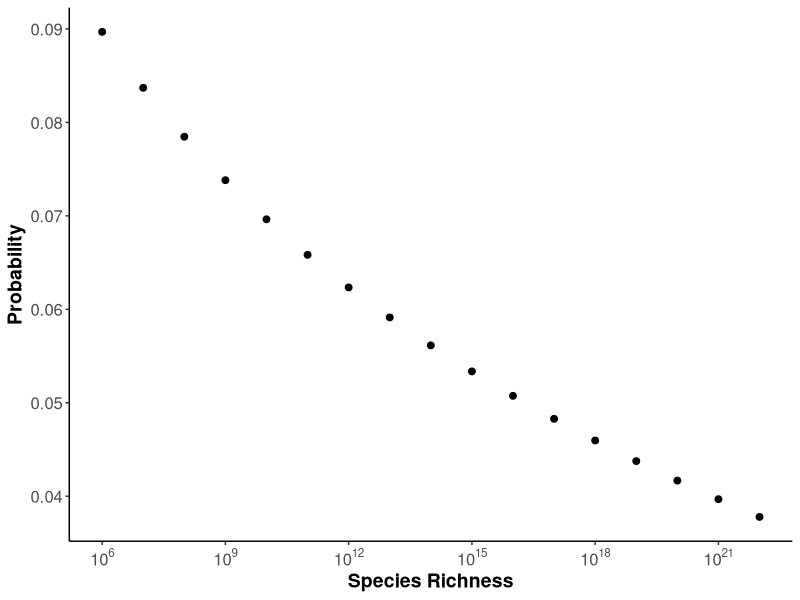

This figure's R source: (Note: this script raises an error after producing the figure.)
library(ggplot2)
library(viridis)
library(tidyr)
library(scales)
library(here)

rm(list=ls()) # removes all objects in the given environment
wd <- here()
data_dir <- paste0(wd, "/data/")
figure_dir <- paste0(wd, "/figures/")


# index <- 6:23 - 5
# 
# # create a gradent of lambda values
# lam <- seq(0.002, 0.032, 0.00001) # based on Kuo & Ochman (2009), with a slightly smaller lower end
# t <- 4000 # present day diversity, 4000 My of evolution
# df <- data.frame(lam) # initialize dataframe
# auc <- c()


# for (i in index){
#   
#   mag <- i + 5
#   
#   # 10^mag is E(S_t)
#   ep <- function(lam) 1 - (log(10^mag))/(t*lam)
#   
#   # find x intercept 
#   intercept <- optimize(function(lam) 0 - abs(ep(lam)), c(0,0.04), maximum = T)$maximum
#   
#   # integrate curve for specified parameter range
#   area <- integrate(ep, intercept, 0.032)
#   auc <- c(auc, area$value) 
#   # column bind to data frame
#   df <- cbind(df,ep(lam))
#   
#   names(df)[i] <- paste0("ep",mag)
# }
# 
# area_p <- rep(0, length(auc)-1)
# # parameter space area
# for (i in 1:length(area_p)){
#   area_p[i] <- auc[i]-auc[i+1]
# }
# area_prob <- area_p/(sum(area_p))
# 
# area_prob
# mags <- 6:22
# plot(x=mags, y=area_prob)



probabilities <- function(q, p, MEE=FALSE){
  t <- 4000
  lam <- seq(0.002, 0.032, 0.00001)
  df <- data.frame(lam) # initialize dataframe
  
  pal <- viridis_pal()(7)
  auc <- c()
  
  index <- 6:23 - 5
  
  
  for (i in index){
    
    mag <- i + 5
    
    # 10^mag is E(S_t)
    
    if (!MEE) {
      rel_ext <- function(lam) 1 - (log(10^mag))/(t*lam)
      
    }else{
    
      rel_ext <- function(lam) 1 - log(10^mag*(1-p)^-1*(1-q*p)^-5)/(lam*3999)
      
    }
    # ext <- rel_ext(lam, mag, q, p)
    ext <- rel_ext(lam)
    
    intercept <- optimize(function(lam) 0 - abs(rel_ext(lam)), c(0,0.04), maximum = T)$maximum
    
    # integrate curve for specified parameter range
    area <- integrate(rel_ext, intercept, 0.032)
    auc <- c(auc, area$value)
    
    # column bind to data frame
    df <- cbind(df,ext)
    names(df)[i] <- paste0("ep",mag)
  }
  

  
  # parameter space probabilities
  area_p <- rep(0, length(auc)-1)
  # parameter space area
  for (i in 1:length(area_p)){
    area_p[i] <- auc[i]-auc[i+1]
  }
  area_prob <- area_p/(sum(area_p))
  mags <- 6:22
  # plot(x=mags, y=area_prob)
  

  return(area_prob)
}
y0 <- probabilities(0, 1, F)

y1 <- probabilities(1, 0.9, T)
y2 <- probabilities(0.1, 0.9, T)


df <- data.frame(mags = 6:22, E_S=y0) 

p1 <- (ggplot(df, aes(x=mags, y=E_S)) + 
  geom_point(size= 2.0) +
  # geom_smooth(size = 1.0) +
  scale_y_continuous('Probability') +
  scale_x_continuous('Species Richness',
                     breaks=c(6,9, 12, 15, 18, 21),labels = math_format(10^.x)) +
  theme(panel.grid.major = element_blank(), 
        panel.grid.minor = element_blank(),
        panel.background = element_blank(),
        # legend.position = "none",
        axis.text = element_text(size = 12),
        axis.line = element_line(colour = "black"),
        axis.title = element_text(size = 14, face = "bold")))

fig3_dir <- paste(figure_dir, "figure3.png", sep = "")
ggsave(plot = p1, filename = fig3_dir, width = 7, height = 5)

# library(drc)
# library(nlme)
# library(aomisc)
# 
# model <- drm(E_S ~ mags, fct = DRC.expoDecay(),
#              data = df)
# 
# model <- lm(E_S ~ poly(mags,2), data=df)
# 
# summary(model)
# 
# plot(x=df$mags, y=df$E_S)
# points(x=df$mags, fitted(model), col='red')

# 
# df <- data.frame(mags = mags, E_S=y0, q1=y1, q_1=y2)
# 
# df1 <- gather(df, key='model', value='probability', -mags)

# ggplot(df1, aes(x=mags, y=probability, group=model)) + 
#   geom_point(aes(shape=model, color=model), size = 2.0) +
#   scale_color_manual(values = c('black', '#6565FE', '#FE6565')) +
#   scale_y_continuous('Probability') +
#   scale_x_continuous('Species Richness',
#                      breaks=c(6,9, 12, 15, 18, 21)) +
#   theme(panel.grid.major = element_blank(), 
#         panel.grid.minor = element_blank(),
#         panel.background = element_blank(),
#         # legend.position = "none",
#         axis.text = element_text(size = 12),
#         axis.line = element_line(colour = "black"),
#         axis.title = element_text(size = 14, face = "bold"))

